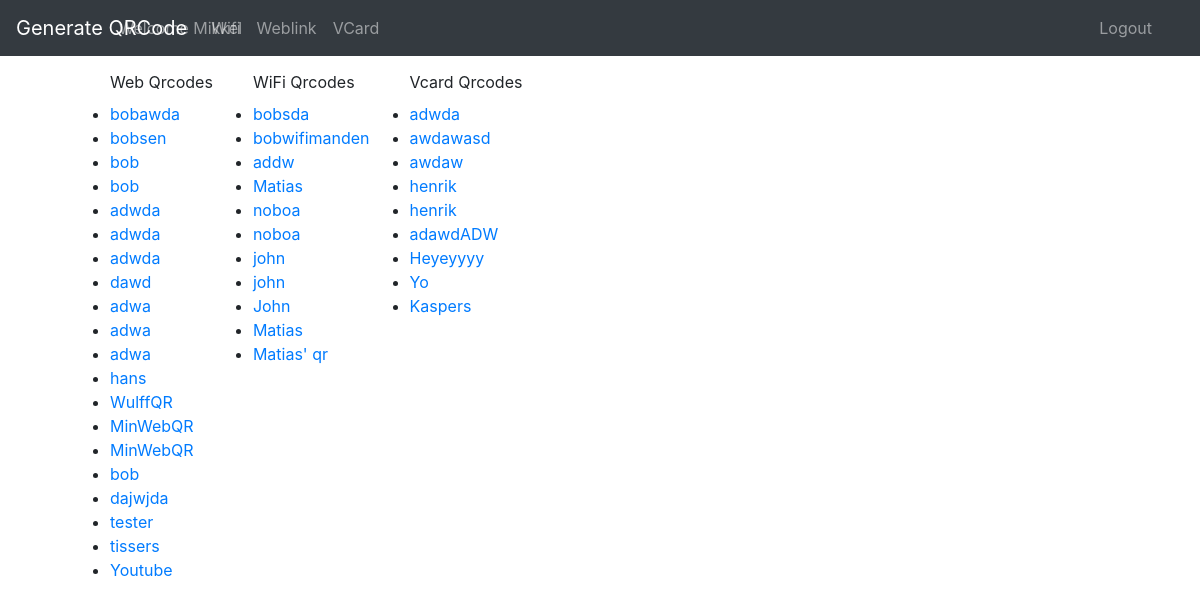
Page /qr/new/ (signed in) on the committed database.
### qrcodes/models.py (models this page shows, shortened)
class QRCode_Web(models.Model):
    qr_id = models.AutoField(primary_key=True)
    user = models.ForeignKey(User, on_delete=models.CASCADE)
    name = models.CharField(max_length=500)
    url = models.CharField(max_length=500)

class QRCode_Wifi(models.Model):
    qr_id = models.AutoField(primary_key=True)
    user = models.ForeignKey(User, on_delete=models.CASCADE)
    name = models.CharField(max_length=500)
    wifiname = models.CharField(max_length=500, null=True)
    wifipassword =  models.CharField(max_length=500, null=True)
    wifitype =  models.CharField(max_length=20, null=True)

class QRCode_VCard(models.Model):
    qr_id = models.AutoField(primary_key=True)
    user = models.ForeignKey(User, on_delete=models.CASCADE)
    name = models.CharField(max_length=500)
    firstname = models.CharField(max_length=500, null=True)
    lastname = models.CharField(max_length=500, null=True)
    email = models.CharField(max_length=500, null=True)
    phone = models.IntegerField(null=True)

### qrcodes/views.py (the view)
# urls.py: 2. Add a URL to urlpatterns:  path('', views.home, name='home')
@login_required
def home(request):
    if request.method == "GET":
        context = {
            "qrcodes_web": QRCode_Web.objects.filter(user=request.user),
            "qrcodes_wifi":QRCode_Wifi.objects.filter(user=request.user),
            "qrcodes_vcard":QRCode_VCard.objects.filter(user=request.user)
        }
        return render(request, "qrcodes/home.html", context)
    return HttpResponseBadRequest()

### qrcodes/templates/qrcodes/home.html (shortened to what this page needs)
{% include 'qrcodes/base.html' %}
<div style="padding: 70px;">
<form action="{% url 'qrcodes:home'%}" method="post" class="form">
    <div style="float:left;">
        <ul>
            <label>Web Qrcodes</label>
            {% for qrcode in qrcodes_web  %}
                {% if not qrcode.name == "" %}
                    <li>
                        <a href="{% url 'qrcodes:details' 'web' qrcode.qr_id %}">{{ qrcode.name }}</a>
                    </li>
                {% endif %}
            {% endfor  %}
        </ul>
    </div>
    <div style="float:left;">
        <ul>
            <label>WiFi Qrcodes</label>
            {% for qrcode in qrcodes_wifi  %}
                {% if not qrcode.name == "" %}
                    <li>
                        <a href="{% url 'qrcodes:details' 'wifi' qrcode.qr_id %}">{{ qrcode.name }}</a>
                    </li>
                {% endif %}
            {% endfor  %}
        </ul>
    </div>
    <div style="float:left;">
        <ul>
            <label>Vcard Qrcodes</label>
            {% for qrcode in qrcodes_vcard  %}
                {% if not qrcode.name == "" %}
                    <li>
                        <a href="{% url 'qrcodes:details' 'vcard' qrcode.qr_id %}">{{ qrcode.name }}</a>
                    </li>
                {% endif %}
            {% endfor  %}
        </ul>
    </div>
</form>

### qrcodes/templates/qrcodes/base.html (shortened to what this page needs)
<link rel="stylesheet" href="https://stackpath.bootstrapcdn.com/bootstrap/4.3.1/css/bootstrap.min.css">
<nav class="navbar navbar-expand-md navbar-dark bg-dark fixed-top">
  <a class="navbar-brand" href="{% url 'qrcodes:home' %}">Generate QRCode</a>
  <div class="collapse navbar-collapse" id="navbarsExampleDefault">
    <ul class="navbar-nav mr-auto">
        <a class="nav-link" href="{% url 'qrcodes:new_wifi_qr' %}">Wifi</a>
        <a class="nav-link" href="{% url 'qrcodes:new_web_qr' %}">Weblink</a>
        <a class="nav-link" href="{% url 'qrcodes:new_vcard_qr' %}">VCard</a>
        <a class="nav-link" href="{% url 'login:logout' %}" style="position: absolute; right: 40;" >Logout</a>
        <a class="nav-link" style="position: absolute; right: 950;">Welcome {{user.username}}</a>
    </ul>
  </div>
</nav>

### rows in the picture
QRCode_Web: name "bobawda"
QRCode_Web: name "bobsen"
QRCode_Web: name "bob"
QRCode_Web: name "bob"
QRCode_Web: name "adwda"
QRCode_Web: name "adwda"
QRCode_Web: name "adwda"
QRCode_Web: name "dawd"
QRCode_Web: name "adwa"
QRCode_Web: name "adwa"
QRCode_Web: name "adwa"
QRCode_Web: name "hans"
QRCode_Web: name "WulffQR"
QRCode_Web: name "MinWebQR"
QRCode_Web: name "MinWebQR"
QRCode_Web: name "bob"
QRCode_Web: name "dajwjda"
QRCode_Web: name "tester"
QRCode_Web: name "tissers"
QRCode_Web: name "Youtube"
QRCode_Wifi: name "bobsda"
QRCode_Wifi: name "bobwifimanden"
QRCode_Wifi: name "addw"
QRCode_Wifi: name "Matias"
QRCode_Wifi: name "noboa"
QRCode_Wifi: name "noboa"
QRCode_Wifi: name "john"
QRCode_Wifi: name "john"
QRCode_Wifi: name "John"
QRCode_Wifi: name "Matias"
QRCode_Wifi: name "Matias' qr"
QRCode_VCard: name "adwda"
QRCode_VCard: name "awdawasd"
QRCode_VCard: name "awdaw"
QRCode_VCard: name "henrik"
QRCode_VCard: name "henrik"
QRCode_VCard: name "adawdADW"
QRCode_VCard: name "Heyeyyyy"
QRCode_VCard: name "Yo"
QRCode_VCard: name "Kaspers"

### other values in the picture
{{ user.username }} "Mikkel"
